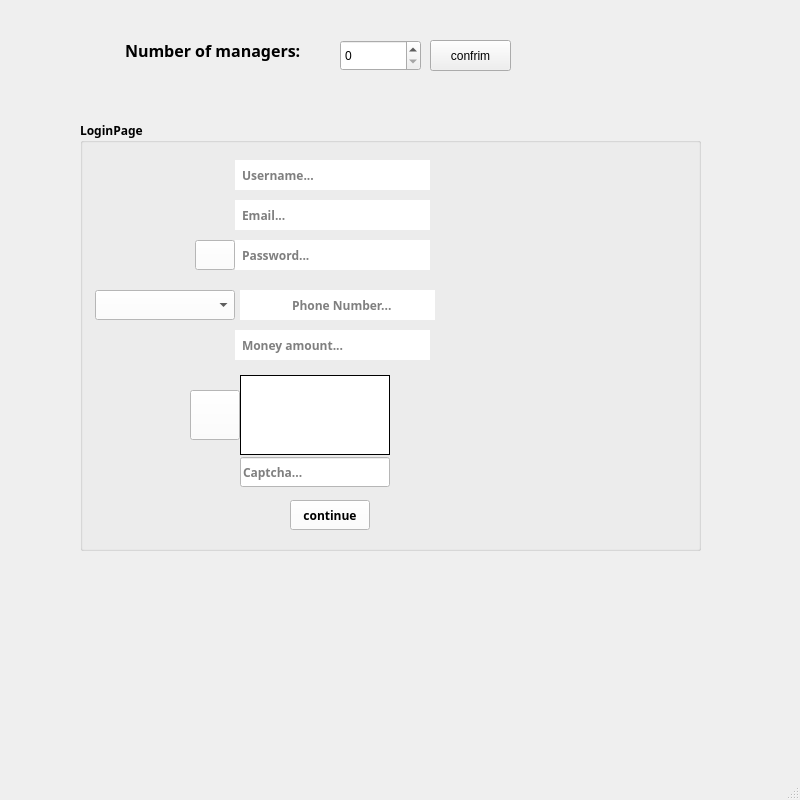
<?xml version="1.0" encoding="UTF-8"?>
<ui version="4.0">
 <class>LoginPage</class>
 <widget class="QMainWindow" name="LoginPage">
  <property name="geometry">
   <rect>
    <x>0</x>
    <y>0</y>
    <width>800</width>
    <height>800</height>
   </rect>
  </property>
  <property name="windowTitle">
   <string>LoginPage</string>
  </property>
  <property name="styleSheet">
   <string notr="true"/>
  </property>
  <widget class="QWidget" name="centralwidget">
   <widget class="QLabel" name="label">
    <property name="geometry">
     <rect>
      <x>125</x>
      <y>35</y>
      <width>201</width>
      <height>31</height>
     </rect>
    </property>
    <property name="font">
     <font>
      <family>Yu Gothic UI Semibold</family>
      <pointsize>12</pointsize>
      <weight>75</weight>
      <bold>true</bold>
     </font>
    </property>
    <property name="text">
     <string>Number of managers:</string>
    </property>
   </widget>
   <widget class="QGroupBox" name="LoginPageGroupBox">
    <property name="geometry">
     <rect>
      <x>80</x>
      <y>120</y>
      <width>621</width>
      <height>431</height>
     </rect>
    </property>
    <property name="font">
     <font>
      <family>Segoe UI Variable Display Semib</family>
      <pointsize>9</pointsize>
      <weight>75</weight>
      <bold>true</bold>
     </font>
    </property>
    <property name="styleSheet">
     <string notr="true">#LoginPageGroupBox {
background-image:
 url(:/Farm/images/Farm.jpg);
}</string>
    </property>
    <property name="title">
     <string>LoginPage</string>
    </property>
    <property name="alignment">
     <set>Qt::AlignLeading|Qt::AlignLeft|Qt::AlignVCenter</set>
    </property>
    <widget class="QPushButton" name="EyeBtn">
     <property name="geometry">
      <rect>
       <x>115</x>
       <y>120</y>
       <width>40</width>
       <height>30</height>
      </rect>
     </property>
     <property name="styleSheet">
      <string notr="true">background-color: rgb(255, 255, 255);</string>
     </property>
     <property name="text">
      <string/>
     </property>
    </widget>
    <widget class="QLineEdit" name="PasswordLineEdit">
     <property name="geometry">
      <rect>
       <x>160</x>
       <y>120</y>
       <width>190</width>
       <height>30</height>
      </rect>
     </property>
     <property name="styleSheet">
      <string notr="true">color: rgb(0, 0, 0);
background-color: rgb(255, 255, 255);</string>
     </property>
     <property name="frame">
      <bool>false</bool>
     </property>
     <property name="placeholderText">
      <string>Password...</string>
     </property>
    </widget>
    <widget class="QLineEdit" name="UsernameLineEdit">
     <property name="geometry">
      <rect>
       <x>160</x>
       <y>40</y>
       <width>190</width>
       <height>30</height>
      </rect>
     </property>
     <property name="styleSheet">
      <string notr="true">background-color: rgb(255, 255, 255);
color: rgb(0, 0, 0);</string>
     </property>
     <property name="frame">
      <bool>false</bool>
     </property>
     <property name="placeholderText">
      <string>Username...</string>
     </property>
    </widget>
    <widget class="QLineEdit" name="EmailLineEdit">
     <property name="geometry">
      <rect>
       <x>160</x>
       <y>80</y>
       <width>190</width>
       <height>30</height>
      </rect>
     </property>
     <property name="styleSheet">
      <string notr="true">color: rgb(0, 0, 0);
background-color: rgb(255, 255, 255);</string>
     </property>
     <property name="frame">
      <bool>false</bool>
     </property>
     <property name="placeholderText">
      <string>Email...</string>
     </property>
    </widget>
    <widget class="QLineEdit" name="PhoneNumberLineEdit">
     <property name="geometry">
      <rect>
       <x>210</x>
       <y>170</y>
       <width>145</width>
       <height>30</height>
      </rect>
     </property>
     <property name="styleSheet">
      <string notr="true">color: rgb(0, 0, 0);
background-color: rgb(255, 255, 255);</string>
     </property>
     <property name="maxLength">
      <number>10</number>
     </property>
     <property name="frame">
      <bool>false</bool>
     </property>
     <property name="placeholderText">
      <string>Phone Number...</string>
     </property>
    </widget>
    <widget class="QComboBox" name="CountryComboBox">
     <property name="geometry">
      <rect>
       <x>15</x>
       <y>170</y>
       <width>140</width>
       <height>30</height>
      </rect>
     </property>
     <property name="styleSheet">
      <string notr="true">background-color: rgb(255, 255, 255);</string>
     </property>
    </widget>
    <widget class="QPushButton" name="RefreshBtn">
     <property name="geometry">
      <rect>
       <x>110</x>
       <y>270</y>
       <width>50</width>
       <height>50</height>
      </rect>
     </property>
     <property name="styleSheet">
      <string notr="true">background-color: rgb(255, 255, 255);</string>
     </property>
     <property name="text">
      <string/>
     </property>
    </widget>
    <widget class="QPushButton" name="ContinueBtn">
     <property name="geometry">
      <rect>
       <x>210</x>
       <y>380</y>
       <width>80</width>
       <height>30</height>
      </rect>
     </property>
     <property name="styleSheet">
      <string notr="true">background-color: rgb(255, 255, 255);
color: rgb(0, 0, 0);</string>
     </property>
     <property name="text">
      <string>continue</string>
     </property>
    </widget>
    <widget class="QLineEdit" name="MoneyLineEdit">
     <property name="geometry">
      <rect>
       <x>160</x>
       <y>210</y>
       <width>190</width>
       <height>30</height>
      </rect>
     </property>
     <property name="styleSheet">
      <string notr="true">color: rgb(0, 0, 0);
background-color: rgb(255, 255, 255);</string>
     </property>
     <property name="frame">
      <bool>false</bool>
     </property>
     <property name="placeholderText">
      <string>Money amount...</string>
     </property>
    </widget>
    <widget class="QLineEdit" name="captchaLineEdit">
     <property name="geometry">
      <rect>
       <x>160</x>
       <y>337</y>
       <width>150</width>
       <height>30</height>
      </rect>
     </property>
     <property name="styleSheet">
      <string notr="true">color: rgb(0, 0, 0);
background-color: rgb(255, 255, 255);</string>
     </property>
     <property name="placeholderText">
      <string>Captcha...</string>
     </property>
    </widget>
    <widget class="QLabel" name="showCaptcha">
     <property name="geometry">
      <rect>
       <x>160</x>
       <y>255</y>
       <width>150</width>
       <height>80</height>
      </rect>
     </property>
     <property name="styleSheet">
      <string notr="true">background-color: rgb(255, 255, 255);</string>
     </property>
     <property name="frameShape">
      <enum>QFrame::Box</enum>
     </property>
     <property name="text">
      <string/>
     </property>
    </widget>
    <widget class="QLabel" name="countryCodeLBL">
     <property name="geometry">
      <rect>
       <x>165</x>
       <y>170</y>
       <width>45</width>
       <height>30</height>
      </rect>
     </property>
     <property name="styleSheet">
      <string notr="true">background-color: rgb(255, 255, 255);</string>
     </property>
     <property name="text">
      <string/>
     </property>
     <property name="alignment">
      <set>Qt::AlignRight|Qt::AlignTrailing|Qt::AlignVCenter</set>
     </property>
    </widget>
    <widget class="QLabel" name="isUsernameCorrect">
     <property name="geometry">
      <rect>
       <x>155</x>
       <y>40</y>
       <width>5</width>
       <height>30</height>
      </rect>
     </property>
     <property name="styleSheet">
      <string notr="true">background-color: rgb(255, 255, 255);</string>
     </property>
     <property name="text">
      <string/>
     </property>
    </widget>
    <widget class="QLabel" name="isEmailCorrect">
     <property name="geometry">
      <rect>
       <x>155</x>
       <y>80</y>
       <width>5</width>
       <height>30</height>
      </rect>
     </property>
     <property name="styleSheet">
      <string notr="true">background-color: rgb(255, 255, 255);</string>
     </property>
     <property name="text">
      <string/>
     </property>
    </widget>
    <widget class="QLabel" name="isPassCorrect">
     <property name="geometry">
      <rect>
       <x>155</x>
       <y>120</y>
       <width>5</width>
       <height>30</height>
      </rect>
     </property>
     <property name="styleSheet">
      <string notr="true">background-color: rgb(255, 255, 255);</string>
     </property>
     <property name="text">
      <string/>
     </property>
    </widget>
    <widget class="QLabel" name="isPhoneNumCorrect">
     <property name="geometry">
      <rect>
       <x>160</x>
       <y>170</y>
       <width>5</width>
       <height>30</height>
      </rect>
     </property>
     <property name="styleSheet">
      <string notr="true">background-color: rgb(255, 255, 255);</string>
     </property>
     <property name="text">
      <string/>
     </property>
    </widget>
    <widget class="QLabel" name="isMoneyCorrect">
     <property name="geometry">
      <rect>
       <x>155</x>
       <y>210</y>
       <width>5</width>
       <height>30</height>
      </rect>
     </property>
     <property name="styleSheet">
      <string notr="true">background-color: rgb(255, 255, 255);</string>
     </property>
     <property name="text">
      <string/>
     </property>
    </widget>
   </widget>
   <widget class="QPushButton" name="ConfirmBtn">
    <property name="geometry">
     <rect>
      <x>430</x>
      <y>40</y>
      <width>81</width>
      <height>31</height>
     </rect>
    </property>
    <property name="text">
     <string>confrim</string>
    </property>
   </widget>
   <widget class="QSpinBox" name="NumberOfMaganersSpinBox">
    <property name="geometry">
     <rect>
      <x>340</x>
      <y>40</y>
      <width>81</width>
      <height>31</height>
     </rect>
    </property>
   </widget>
  </widget>
  <widget class="QMenuBar" name="menubar">
   <property name="geometry">
    <rect>
     <x>0</x>
     <y>0</y>
     <width>800</width>
     <height>26</height>
    </rect>
   </property>
  </widget>
  <widget class="QStatusBar" name="statusbar"/>
 </widget>
 <resources/>
 <connections/>
</ui>
